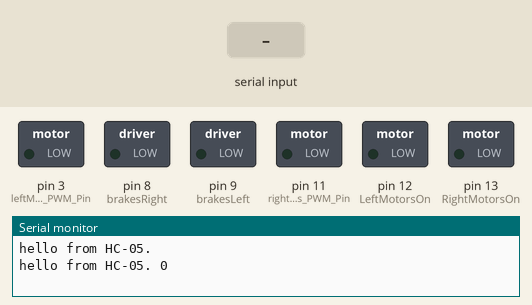
Bench run of a sketch on a simulated Arduino Uno, built with avr-gcc and run on an emulated ATmega328P. Shown: switched loads named in the sketch (green lamp = pin HIGH), the last lines printed to the serial monitor. The test bench sets the inputs (shaded band). Pins used as bus, display or sensor lines are not drawn.

Above: at 3.7 s.
3.8 s: "1" received over Serial
At 5.4 s:
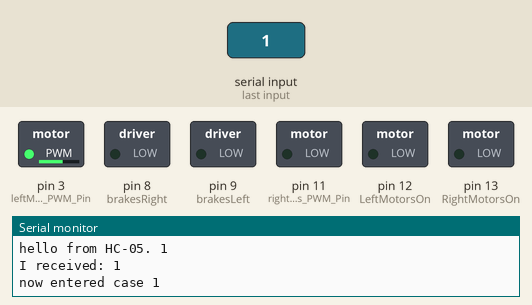
6.0 s: "2" received over Serial
At 6.9 s:
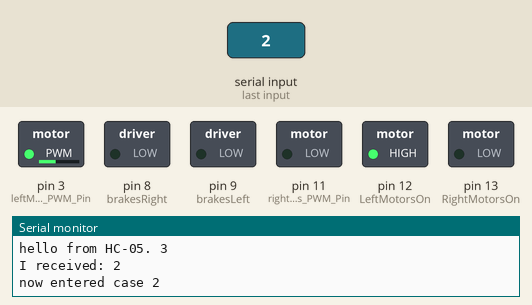
8.0 s: "3" received over Serial
At 9.6 s:
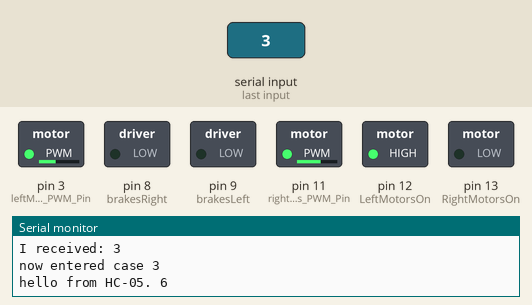
10.0 s: "4" received over Serial
At 11.2 s:
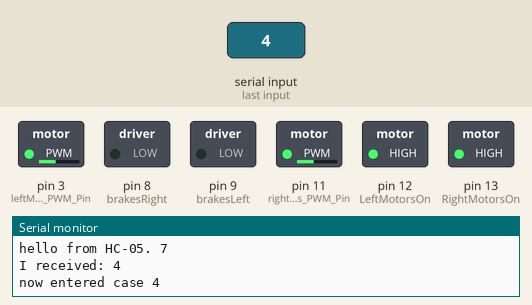
12.0 s: "5" received over Serial
At 12.8 s:
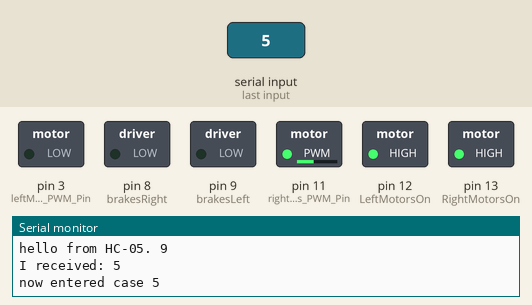
14.0 s: "6" received over Serial
At 15.5 s:
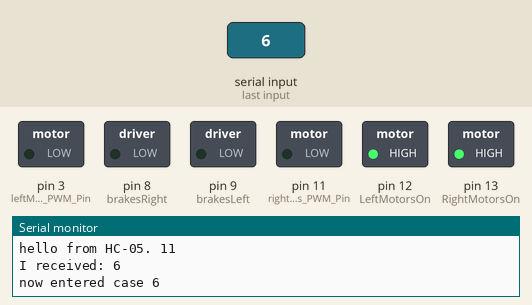
Timing chart, 0 to 17.0 s (numbered marks = the images above; inputs shaded):
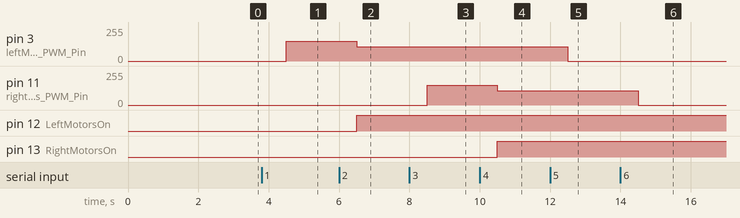

The sketch:

MotorKontrolleRev5-Bluetooth.ino
```cpp
int LeftMotorsOn = 12;
int RightMotorsOn = 13;

int leftMotors_PWM_Pin = 3;
int rightMotors_PWM_Pin = 11;

int brakesLeft = 9;
int brakesRight = 8;

int velocity=150;

const int ledPin = 13;//the led attach to
const int HC_05_power_pin = 2; // The power supply for the HC-05
char val[4];

int counter=0;

void setup() {
  //Schritt 1: Setze die Richtung (Polaritaet) des Motor
  pinMode(LeftMotorsOn, OUTPUT);
  pinMode(RightMotorsOn, OUTPUT);

  //Schritt 2: Loese (disengage) die Bremse
  pinMode(brakesLeft, OUTPUT);
  digitalWrite(brakesLeft, LOW);

  pinMode(brakesRight, OUTPUT);
  digitalWrite(brakesRight, LOW);

  pinMode(ledPin,OUTPUT);//initialize the ledPin as an output

  pinMode(HC_05_power_pin, OUTPUT);
  delay(500);
  digitalWrite(HC_05_power_pin, HIGH);
  delay(1000);


  //Schritt 3: Setze die Geschwindigkeit (PWM Signal)

  // Zusaetzliche Initialisierungsdingen
  Serial.begin(9600); // zu auf dem Serial Fenster Potentiometerwerte ausdrucken
  delay(1000);
  Serial.println("hello from HC-05.");
}

void test_loop()
{
  digitalWrite(LeftMotorsOn, LOW);
  analogWrite(leftMotors_PWM_Pin, velocity);
  digitalWrite(RightMotorsOn, HIGH);
  analogWrite(leftMotors_PWM_Pin, velocity);

  delay(1000);
  Serial.print("hello from HC-05. ");
  Serial.println(counter);
  counter++;

}

void loop() {

      if( Serial.available() )       // if data is available to read
     {
       val[0] = Serial.read();         // read it and store it in 'val'
       Serial.print("I received: ");
       Serial.println(val[0]);
     }


    // veraltete Code der geloescht sein soll
     //if( val[0] == '1' ) digitalWrite(ledPin, HIGH);  // turn ON the LED
     //if( val[0] == '2' ) digitalWrite(ledPin, HIGH);  // turn ON the LED

    switch(val[0])
    {
      case '1':
        Serial.println("now entered case 1");
        digitalWrite(LeftMotorsOn, LOW);
        analogWrite(leftMotors_PWM_Pin, velocity);
      break;

      case '2':
        Serial.println("now entered case 2");
        digitalWrite(LeftMotorsOn, HIGH);
        analogWrite(leftMotors_PWM_Pin, -velocity);
      break;

      case '3':
        Serial.println("now entered case 3");
        digitalWrite(RightMotorsOn, LOW);
        analogWrite(rightMotors_PWM_Pin, velocity);
      break;

      case '4':
        Serial.println("now entered case 4");
        digitalWrite(RightMotorsOn, HIGH);
        analogWrite(rightMotors_PWM_Pin, -velocity);
      break;

      case '5':
        Serial.println("now entered case 5");
        analogWrite(leftMotors_PWM_Pin, 0);
      break;

      case '6':
        Serial.println("now entered case 6");
        analogWrite(rightMotors_PWM_Pin, 0);
      break;

      case '7':
        Serial.println("now entered case 7");
        if (velocity>=250)
        {
          velocity=0;
        }
        else
        {
          velocity = velocity + 25;
        }
        Serial.print("velocity = ");
        Serial.println(velocity);
      break;

      default:

      break;

    }
  val[0]=0;
  delay(1000);
  Serial.print("hello from HC-05. ");
  Serial.println(counter);
  counter++;


}

void stopMotor(char motor)
{
  if(motor=="A")
  {
    analogWrite(leftMotors_PWM_Pin, 0);
  }else if(motor=="B"){
    analogWrite(rightMotors_PWM_Pin, 0);
  }

}
```

Measured:
- after the input at 3.8 s, pin 3 (leftMotors_PWM_Pin): 0/255 → 150/255 after 0.70 s
- after the input at 6.0 s, pin 3 (leftMotors_PWM_Pin): 150/255 → 106/255 after 0.50 s; pin 12 (LeftMotorsOn): LOW → HIGH after 0.50 s
- after the input at 8.0 s, pin 11 (rightMotors_PWM_Pin): 0/255 → 150/255 after 0.50 s
- after the input at 10.0 s, pin 11 (rightMotors_PWM_Pin): 150/255 → 106/255 after 0.50 s; pin 13 (RightMotorsOn): LOW → HIGH after 0.50 s
- after the input at 12.0 s, pin 3 (leftMotors_PWM_Pin): 106/255 → 0/255 after 0.50 s
- after the input at 14.0 s, pin 11 (rightMotors_PWM_Pin): 106/255 → 0/255 after 0.51 s
